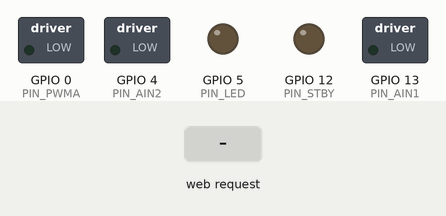
Bench run of a program on a simulated ESP8266 (NodeMCU). Shown: switched loads named in the program (green lamp = pin HIGH), output pins drawn as LEDs (lit = HIGH). The test bench sets the inputs (shaded band). WiFi joins after 1.5 s; servers stay silent unless stated.

Above: at 2.7 s.
2.8 s: HTTP request GET /fwd received
At 3.4 s:
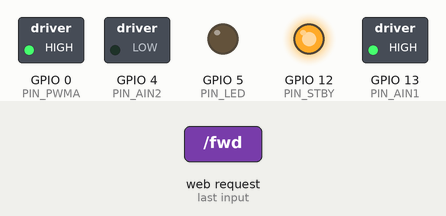
At 4.0 s:
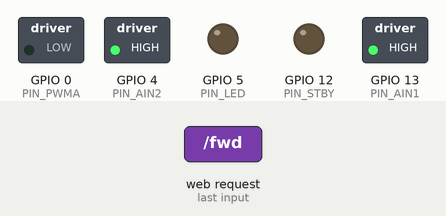
5.2 s: HTTP request GET /rev received
At 5.8 s:
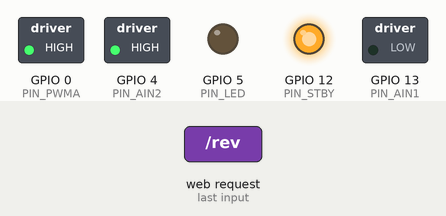
Timing chart, 0 to 8.2 s (numbered marks = the images above; inputs shaded):
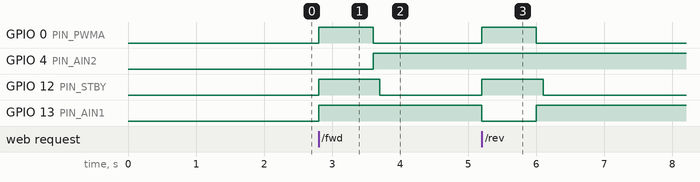

The program:

main.cpp
```cpp
#include <Arduino.h>
#include <ESP8266WiFi.h>
#include <ESP8266WebServer.h>

#define PIN_LED 5
#define PIN_PWMA 0
#define PIN_AIN2 4
#define PIN_AIN1 13
#define PIN_STBY 12

const char* ssid = "XXX";
const char* password = "XXX";

ESP8266WebServer server(80);

void drive(int speed, int dir) {
  digitalWrite(PIN_STBY, HIGH);
  if (dir > 0) {
    digitalWrite(PIN_AIN1, HIGH);
    digitalWrite(PIN_AIN2, LOW);
    analogWrite(PIN_PWMA, speed);
  } else if (dir < 0) {
    digitalWrite(PIN_AIN1, LOW);
    digitalWrite(PIN_AIN2, HIGH);
    analogWrite(PIN_PWMA, speed);
  }
}

void brake() {
  digitalWrite(PIN_AIN1, HIGH);
  digitalWrite(PIN_AIN2, HIGH);
  analogWrite(PIN_PWMA, 0);
}

void standby() {
  digitalWrite(PIN_STBY, LOW);
}

void cycle(int dir) {
  // Drive the motor for 800ms, then brake for 100ms.
  drive(300, dir);
  delay(800);
  brake();
  delay(100);
  standby();
}

void setup() {
  pinMode(PIN_LED, OUTPUT);

  pinMode(PIN_STBY, OUTPUT);
  standby();

  pinMode(PIN_AIN1, OUTPUT);
  pinMode(PIN_AIN2, OUTPUT);
  pinMode(PIN_PWMA, OUTPUT);

  WiFi.begin(ssid, password);

  while (WiFi.status() != WL_CONNECTED) {
    delay(500);
  }

  server.on("/", []() {
    server.send(200, "text/plain", "fishfood\n");
  });

  server.on("/fwd", []() {
    server.send(200, "text/plain", "OK\n");
    cycle(+1);
  });

  server.on("/rev", []() {
    server.send(200, "text/plain", "OK\n");
    cycle(-1);
  });

  server.begin();
}

void loop() {
  server.handleClient();
}
```

Measured:
- after the input at 2.8 s, GPIO 0 (PIN_PWMA): LOW → HIGH at once, → LOW 0.80 s later; GPIO 4 (PIN_AIN2): LOW → HIGH after 0.80 s; GPIO 12 (PIN_STBY): LOW → HIGH at once, → LOW 0.90 s later; GPIO 13 (PIN_AIN1): LOW → HIGH at once
- after the input at 5.2 s, GPIO 0 (PIN_PWMA): LOW → HIGH at once, → LOW 0.80 s later; GPIO 12 (PIN_STBY): LOW → HIGH at once, → LOW 0.90 s later; GPIO 13 (PIN_AIN1): HIGH → LOW at once, → HIGH 0.80 s later
